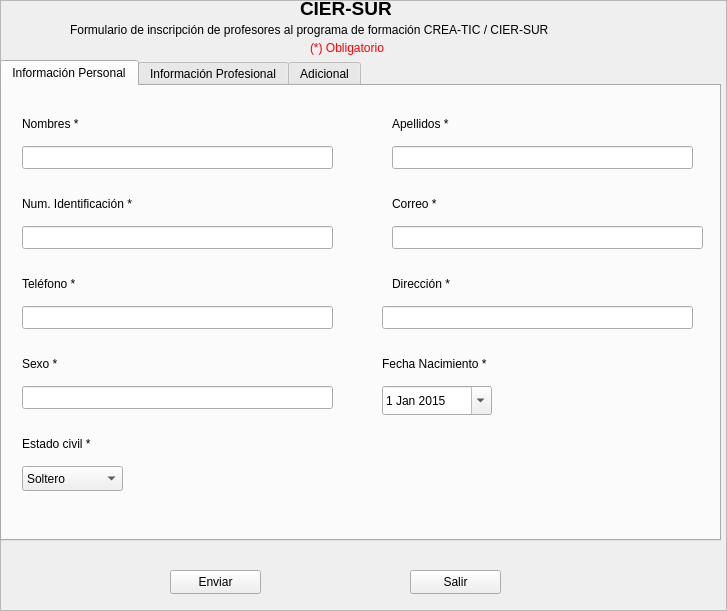
<?xml version="1.0" encoding="UTF-8"?>
<ui version="4.0">
 <class>VentanaRegistroLT</class>
 <widget class="QFrame" name="VentanaRegistroLT">
  <property name="geometry">
   <rect>
    <x>0</x>
    <y>0</y>
    <width>727</width>
    <height>611</height>
   </rect>
  </property>
  <property name="windowTitle">
   <string>Frame</string>
  </property>
  <property name="styleSheet">
   <string notr="true"/>
  </property>
  <property name="frameShape">
   <enum>QFrame::StyledPanel</enum>
  </property>
  <property name="frameShadow">
   <enum>QFrame::Raised</enum>
  </property>
  <widget class="QTabWidget" name="tabWidget">
   <property name="geometry">
    <rect>
     <x>0</x>
     <y>60</y>
     <width>721</width>
     <height>481</height>
    </rect>
   </property>
   <property name="currentIndex">
    <number>0</number>
   </property>
   <widget class="QWidget" name="tab">
    <attribute name="title">
     <string>Información Personal</string>
    </attribute>
    <widget class="QLabel" name="etiquetaNombres">
     <property name="geometry">
      <rect>
       <x>20</x>
       <y>30</y>
       <width>71</width>
       <height>16</height>
      </rect>
     </property>
     <property name="text">
      <string>Nombres *</string>
     </property>
    </widget>
    <widget class="QLabel" name="etiquetaApellidos">
     <property name="geometry">
      <rect>
       <x>390</x>
       <y>30</y>
       <width>81</width>
       <height>16</height>
      </rect>
     </property>
     <property name="text">
      <string>Apellidos *</string>
     </property>
    </widget>
    <widget class="QLabel" name="etiquetaID">
     <property name="geometry">
      <rect>
       <x>20</x>
       <y>110</y>
       <width>141</width>
       <height>16</height>
      </rect>
     </property>
     <property name="text">
      <string>Num. Identificación *</string>
     </property>
    </widget>
    <widget class="QLabel" name="etiquetaCorreo">
     <property name="geometry">
      <rect>
       <x>390</x>
       <y>110</y>
       <width>61</width>
       <height>16</height>
      </rect>
     </property>
     <property name="text">
      <string>Correo *</string>
     </property>
    </widget>
    <widget class="QLabel" name="etiquetaTel">
     <property name="geometry">
      <rect>
       <x>20</x>
       <y>190</y>
       <width>71</width>
       <height>16</height>
      </rect>
     </property>
     <property name="text">
      <string>Teléfono *</string>
     </property>
    </widget>
    <widget class="QLabel" name="etiquetaDir">
     <property name="geometry">
      <rect>
       <x>390</x>
       <y>190</y>
       <width>81</width>
       <height>16</height>
      </rect>
     </property>
     <property name="text">
      <string>Dirección *</string>
     </property>
    </widget>
    <widget class="QLineEdit" name="campoNombre">
     <property name="geometry">
      <rect>
       <x>20</x>
       <y>60</y>
       <width>311</width>
       <height>23</height>
      </rect>
     </property>
    </widget>
    <widget class="QLineEdit" name="campoApellidos">
     <property name="geometry">
      <rect>
       <x>390</x>
       <y>60</y>
       <width>301</width>
       <height>23</height>
      </rect>
     </property>
    </widget>
    <widget class="QLineEdit" name="campoID">
     <property name="geometry">
      <rect>
       <x>20</x>
       <y>140</y>
       <width>311</width>
       <height>23</height>
      </rect>
     </property>
    </widget>
    <widget class="QLineEdit" name="campoCorreo">
     <property name="geometry">
      <rect>
       <x>390</x>
       <y>140</y>
       <width>311</width>
       <height>23</height>
      </rect>
     </property>
     <property name="text">
      <string/>
     </property>
    </widget>
    <widget class="QLineEdit" name="campoTel">
     <property name="geometry">
      <rect>
       <x>20</x>
       <y>220</y>
       <width>311</width>
       <height>23</height>
      </rect>
     </property>
    </widget>
    <widget class="QLineEdit" name="campoDir">
     <property name="geometry">
      <rect>
       <x>380</x>
       <y>220</y>
       <width>311</width>
       <height>23</height>
      </rect>
     </property>
    </widget>
    <widget class="QLabel" name="etiquetaSexo">
     <property name="geometry">
      <rect>
       <x>20</x>
       <y>270</y>
       <width>71</width>
       <height>16</height>
      </rect>
     </property>
     <property name="text">
      <string>Sexo *</string>
     </property>
    </widget>
    <widget class="QLineEdit" name="campoTel_2">
     <property name="geometry">
      <rect>
       <x>20</x>
       <y>300</y>
       <width>311</width>
       <height>23</height>
      </rect>
     </property>
    </widget>
    <widget class="QLabel" name="etiquetaFecha">
     <property name="geometry">
      <rect>
       <x>380</x>
       <y>270</y>
       <width>131</width>
       <height>16</height>
      </rect>
     </property>
     <property name="text">
      <string>Fecha Nacimiento *</string>
     </property>
    </widget>
    <widget class="QDateEdit" name="dateEdit">
     <property name="geometry">
      <rect>
       <x>380</x>
       <y>300</y>
       <width>110</width>
       <height>29</height>
      </rect>
     </property>
     <property name="date">
      <date>
       <year>2015</year>
       <month>1</month>
       <day>1</day>
      </date>
     </property>
     <property name="maximumDateTime">
      <datetime>
       <hour>23</hour>
       <minute>59</minute>
       <second>59</second>
       <year>7999</year>
       <month>12</month>
       <day>31</day>
      </datetime>
     </property>
     <property name="minimumDate">
      <date>
       <year>1920</year>
       <month>1</month>
       <day>1</day>
      </date>
     </property>
     <property name="calendarPopup">
      <bool>true</bool>
     </property>
    </widget>
    <widget class="QLabel" name="etiquetaEstadoCivil">
     <property name="geometry">
      <rect>
       <x>20</x>
       <y>350</y>
       <width>101</width>
       <height>16</height>
      </rect>
     </property>
     <property name="text">
      <string>Estado civil *</string>
     </property>
    </widget>
    <widget class="QComboBox" name="comboEstadosCiviles">
     <property name="geometry">
      <rect>
       <x>20</x>
       <y>380</y>
       <width>101</width>
       <height>25</height>
      </rect>
     </property>
     <property name="modelColumn">
      <number>0</number>
     </property>
     <item>
      <property name="text">
       <string>Soltero</string>
      </property>
     </item>
     <item>
      <property name="text">
       <string>Casado</string>
      </property>
     </item>
     <item>
      <property name="text">
       <string>Viudo</string>
      </property>
     </item>
     <item>
      <property name="text">
       <string>Union Libre</string>
      </property>
     </item>
    </widget>
   </widget>
   <widget class="QWidget" name="tab_2">
    <attribute name="title">
     <string>Información Profesional</string>
    </attribute>
    <widget class="QLabel" name="etiquetaSede">
     <property name="geometry">
      <rect>
       <x>330</x>
       <y>30</y>
       <width>171</width>
       <height>16</height>
      </rect>
     </property>
     <property name="text">
      <string>Sede a la que pertenece *</string>
     </property>
    </widget>
    <widget class="QLabel" name="etiquetaInstitucion">
     <property name="geometry">
      <rect>
       <x>20</x>
       <y>30</y>
       <width>211</width>
       <height>16</height>
      </rect>
     </property>
     <property name="text">
      <string>Institución a la que pertenece *</string>
     </property>
    </widget>
    <widget class="QLabel" name="etiquetaGrado">
     <property name="geometry">
      <rect>
       <x>20</x>
       <y>80</y>
       <width>54</width>
       <height>15</height>
      </rect>
     </property>
     <property name="text">
      <string>Grado *</string>
     </property>
    </widget>
    <widget class="QLabel" name="label_14">
     <property name="geometry">
      <rect>
       <x>20</x>
       <y>140</y>
       <width>54</width>
       <height>15</height>
      </rect>
     </property>
     <property name="text">
      <string/>
     </property>
    </widget>
    <widget class="QLabel" name="etiquetaSecEd">
     <property name="geometry">
      <rect>
       <x>320</x>
       <y>130</y>
       <width>251</width>
       <height>16</height>
      </rect>
     </property>
     <property name="text">
      <string>Secretaría de Educación *</string>
     </property>
    </widget>
    <widget class="QLabel" name="etiquetaMunicipio">
     <property name="geometry">
      <rect>
       <x>320</x>
       <y>80</y>
       <width>91</width>
       <height>16</height>
      </rect>
     </property>
     <property name="text">
      <string>Municipio *</string>
     </property>
    </widget>
    <widget class="QLabel" name="etiquetaArea">
     <property name="geometry">
      <rect>
       <x>20</x>
       <y>140</y>
       <width>211</width>
       <height>16</height>
      </rect>
     </property>
     <property name="text">
      <string>Área a la cual se va a inscribir *</string>
     </property>
    </widget>
    <widget class="QLabel" name="etiquetaOtro">
     <property name="geometry">
      <rect>
       <x>20</x>
       <y>250</y>
       <width>31</width>
       <height>16</height>
      </rect>
     </property>
     <property name="text">
      <string>Otro:</string>
     </property>
    </widget>
    <widget class="QLineEdit" name="campoOtro">
     <property name="geometry">
      <rect>
       <x>60</x>
       <y>250</y>
       <width>161</width>
       <height>23</height>
      </rect>
     </property>
    </widget>
    <widget class="QLineEdit" name="campoSede">
     <property name="geometry">
      <rect>
       <x>20</x>
       <y>50</y>
       <width>261</width>
       <height>23</height>
      </rect>
     </property>
    </widget>
    <widget class="QLineEdit" name="campoInstitucion">
     <property name="geometry">
      <rect>
       <x>320</x>
       <y>50</y>
       <width>291</width>
       <height>23</height>
      </rect>
     </property>
    </widget>
    <widget class="QLineEdit" name="campoGrado">
     <property name="geometry">
      <rect>
       <x>20</x>
       <y>100</y>
       <width>261</width>
       <height>23</height>
      </rect>
     </property>
    </widget>
    <widget class="QLineEdit" name="campoSecEdu">
     <property name="geometry">
      <rect>
       <x>320</x>
       <y>150</y>
       <width>291</width>
       <height>23</height>
      </rect>
     </property>
    </widget>
    <widget class="QLineEdit" name="campoMunicipio">
     <property name="geometry">
      <rect>
       <x>320</x>
       <y>100</y>
       <width>291</width>
       <height>23</height>
      </rect>
     </property>
    </widget>
    <widget class="QGroupBox" name="groupBox">
     <property name="geometry">
      <rect>
       <x>20</x>
       <y>160</y>
       <width>271</width>
       <height>80</height>
      </rect>
     </property>
     <property name="title">
      <string/>
     </property>
     <widget class="QRadioButton" name="radbtnMatematicas">
      <property name="geometry">
       <rect>
        <x>0</x>
        <y>10</y>
        <width>151</width>
        <height>21</height>
       </rect>
      </property>
      <property name="text">
       <string> Matemáticas</string>
      </property>
     </widget>
     <widget class="QRadioButton" name="radbtnCiencias">
      <property name="geometry">
       <rect>
        <x>0</x>
        <y>30</y>
        <width>261</width>
        <height>21</height>
       </rect>
      </property>
      <property name="text">
       <string>Ciencias Naturales y Ed. Ambiental    </string>
      </property>
     </widget>
     <widget class="QRadioButton" name="radbtnLenguaje">
      <property name="geometry">
       <rect>
        <x>0</x>
        <y>50</y>
        <width>95</width>
        <height>21</height>
       </rect>
      </property>
      <property name="text">
       <string>Lenguaje</string>
      </property>
     </widget>
    </widget>
    <widget class="QLabel" name="label">
     <property name="geometry">
      <rect>
       <x>30</x>
       <y>350</y>
       <width>141</width>
       <height>17</height>
      </rect>
     </property>
     <property name="text">
      <string>Historial Académico</string>
     </property>
    </widget>
    <widget class="QScrollArea" name="scrollArea_2">
     <property name="geometry">
      <rect>
       <x>180</x>
       <y>300</y>
       <width>471</width>
       <height>111</height>
      </rect>
     </property>
     <property name="widgetResizable">
      <bool>true</bool>
     </property>
     <widget class="QWidget" name="scrollAreaWidgetContents_2">
      <property name="geometry">
       <rect>
        <x>0</x>
        <y>0</y>
        <width>469</width>
        <height>109</height>
       </rect>
      </property>
     </widget>
    </widget>
    <widget class="QTextEdit" name="textEdit">
     <property name="geometry">
      <rect>
       <x>180</x>
       <y>300</y>
       <width>471</width>
       <height>111</height>
      </rect>
     </property>
    </widget>
    <widget class="QLabel" name="etiquetaDep">
     <property name="geometry">
      <rect>
       <x>320</x>
       <y>180</y>
       <width>251</width>
       <height>16</height>
      </rect>
     </property>
     <property name="text">
      <string>Departamento *</string>
     </property>
    </widget>
    <widget class="QLineEdit" name="campoDep">
     <property name="geometry">
      <rect>
       <x>320</x>
       <y>210</y>
       <width>291</width>
       <height>23</height>
      </rect>
     </property>
    </widget>
   </widget>
   <widget class="QWidget" name="tab_3">
    <attribute name="title">
     <string>Adicional</string>
    </attribute>
    <widget class="QLabel" name="etiquetaExp">
     <property name="geometry">
      <rect>
       <x>10</x>
       <y>80</y>
       <width>151</width>
       <height>17</height>
      </rect>
     </property>
     <property name="text">
      <string>Experiencia Laboral:</string>
     </property>
    </widget>
    <widget class="QScrollArea" name="scrollArea">
     <property name="geometry">
      <rect>
       <x>210</x>
       <y>40</y>
       <width>461</width>
       <height>141</height>
      </rect>
     </property>
     <property name="widgetResizable">
      <bool>true</bool>
     </property>
     <widget class="QWidget" name="scrollAreaWidgetContents">
      <property name="geometry">
       <rect>
        <x>0</x>
        <y>0</y>
        <width>459</width>
        <height>139</height>
       </rect>
      </property>
     </widget>
    </widget>
    <widget class="QTextEdit" name="areaExp">
     <property name="geometry">
      <rect>
       <x>210</x>
       <y>40</y>
       <width>461</width>
       <height>141</height>
      </rect>
     </property>
    </widget>
   </widget>
  </widget>
  <widget class="QLabel" name="etiquetaTitulo">
   <property name="geometry">
    <rect>
     <x>300</x>
     <y>0</y>
     <width>91</width>
     <height>16</height>
    </rect>
   </property>
   <property name="font">
    <font>
     <pointsize>14</pointsize>
     <weight>75</weight>
     <bold>true</bold>
    </font>
   </property>
   <property name="text">
    <string>CIER-SUR</string>
   </property>
  </widget>
  <widget class="QLabel" name="etiquetaSubTit1">
   <property name="geometry">
    <rect>
     <x>70</x>
     <y>20</y>
     <width>581</width>
     <height>20</height>
    </rect>
   </property>
   <property name="text">
    <string>Formulario de inscripción de profesores al programa de formación CREA-TIC / CIER-SUR</string>
   </property>
  </widget>
  <widget class="QLabel" name="etiquetaSubTit2">
   <property name="geometry">
    <rect>
     <x>310</x>
     <y>40</y>
     <width>101</width>
     <height>16</height>
    </rect>
   </property>
   <property name="styleSheet">
    <string notr="true">color: qradialgradient(spread:pad, cx:0.5, cy:0.5, radius:0.5, fx:0.5, fy:0.5, stop:0 rgba(255, 0, 0, 255), stop:1 rgba(255, 0, 0, 255));</string>
   </property>
   <property name="text">
    <string>(*) Obligatorio</string>
   </property>
  </widget>
  <widget class="QPushButton" name="botonEnviar">
   <property name="geometry">
    <rect>
     <x>170</x>
     <y>570</y>
     <width>91</width>
     <height>24</height>
    </rect>
   </property>
   <property name="text">
    <string>Enviar</string>
   </property>
  </widget>
  <widget class="QPushButton" name="botonSalir">
   <property name="geometry">
    <rect>
     <x>410</x>
     <y>570</y>
     <width>91</width>
     <height>24</height>
    </rect>
   </property>
   <property name="text">
    <string>Salir</string>
   </property>
  </widget>
 </widget>
 <resources/>
 <connections/>
</ui>
